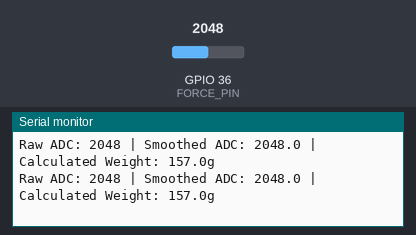
Simulated run of this sketch. Board: ESP32. On the bench: the last lines printed to the serial monitor. The inputs (shaded band) are chosen by the test bench; at power-on: GPIO 36 (FORCE_PIN) = 2048.

Above: at 2.2 s.
2.3 s: GPIO 36 (FORCE_PIN) set to 2866
At 3.35 s:
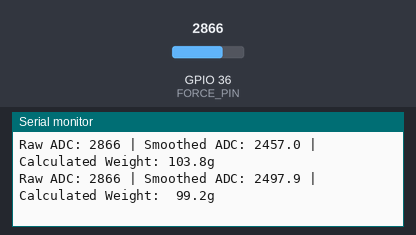
4.9 s: GPIO 36 (FORCE_PIN) set to 4095
At 6.36 s:
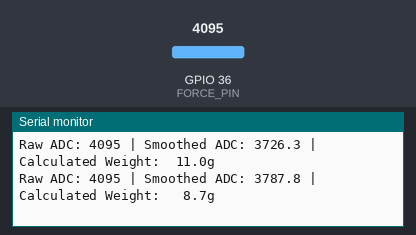
7.9 s: GPIO 36 (FORCE_PIN) set to 491
At 7.97 s:
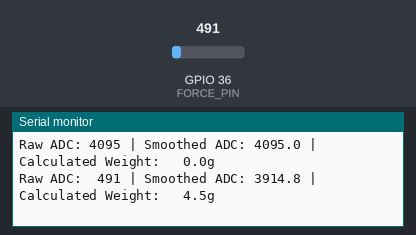
9.5 s: GPIO 36 (FORCE_PIN) set to 0
At 9.58 s:
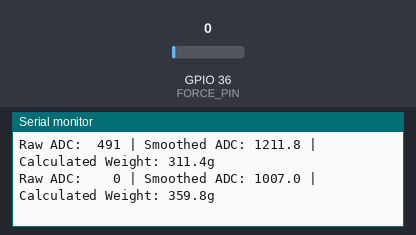
11.1 s: GPIO 36 (FORCE_PIN) set to 1228
At 11.19 s:
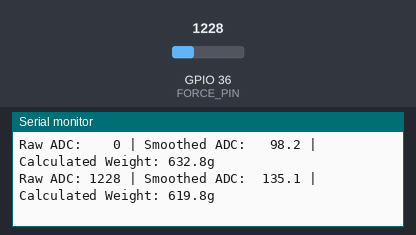
Timing chart, 0 to 13.7 s (numbered marks = the images above; inputs shaded):
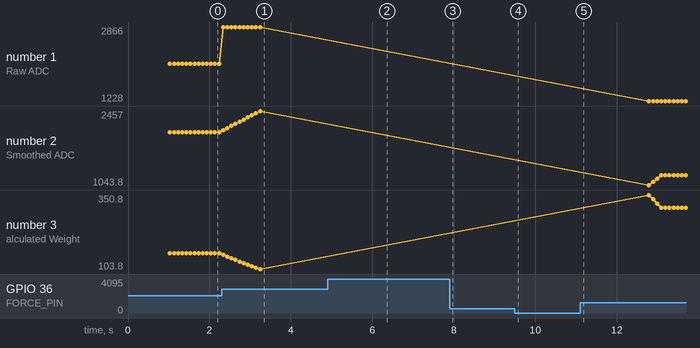

The sketch:

force_test.ino
```cpp
// FSR Force Calibration Unit Test with Running Average Filter
const unsigned int FORCE_PIN = 36; // Labeled VP on the DOIT ESP32 board (aligned with parameters.h)

const int WINDOW_SIZE = 20; // Size of the moving average window
int samples[WINDOW_SIZE];
int sampleIdx = 0;
long sampleSum = 0;

// Convert raw FSR ADC value to grams using fitted polynomial regression (Horner's Method)
float getFsrForceGrams(float x) {
    // Fitted 3rd degree polynomial coefficients: c3=-3.98314766e-09, c2=6.66920065e-05, c1=-3.69648297e-01, c0=6.68495729e+02
    float grams = (((-3.98314766e-09 * x + 6.66920065e-05) * x + -3.69648297e-01) * x + 6.68495729e+02);
    return grams < 0.0f ? 0.0f : grams; // Clamp negative values
}

void setup() {
  Serial.begin(115200);
  delay(1000);
  Serial.println("\n--- [FSR Force Unit Test & Calibration] ---");
  Serial.println("Place known weights on the FSR sensor to collect calibration coordinates (smoothed raw ADC, actual weight).");
  Serial.println("Feed these coordinates to the fsr_calibration_fitter.py Python script to adjust coefficients.");
  Serial.println("-----------------------------------------------------------------------------------------------------");

  pinMode(FORCE_PIN, INPUT);

  // Initialize moving average buffer with first reading to avoid initial ramp-up delay
  int initialRead = analogRead(FORCE_PIN);
  for (int i = 0; i < WINDOW_SIZE; i++) {
      samples[i] = initialRead;
  }
  sampleSum = (long)initialRead * WINDOW_SIZE;
}

void loop() {
  // Read FSR ADC value
  int rawRead = analogRead(FORCE_PIN);

  // Update moving average (running average) buffer
  sampleSum -= samples[sampleIdx];
  samples[sampleIdx] = rawRead;
  sampleSum += rawRead;
  sampleIdx = (sampleIdx + 1) % WINDOW_SIZE;

  float smoothedRaw = (float)sampleSum / WINDOW_SIZE;
  float calculatedGrams = getFsrForceGrams(smoothedRaw);

  // Print raw values, smoothed values, and calculated weight
  Serial.printf("Raw ADC: %4d | Smoothed ADC: %6.1f | Calculated Weight: %5.1fg\n",
                rawRead, smoothedRaw, calculatedGrams);

  delay(100); // Sample & print every 100ms
}
```

Measured:
- after the input at 2.3 s, the serial monitor: prints a new line at once (image 1)
- after the input at 4.9 s, the serial monitor: prints a new line after 0.05 s (image 2)
- after the input at 7.9 s, the serial monitor: prints a new line after 0.07 s (image 3)
- after the input at 9.5 s, the serial monitor: prints a new line after 0.07 s (image 4)
- after the input at 11.1 s, the serial monitor: prints a new line after 0.08 s (image 5)
- plotted number 1: 2048 → 2866 after the input at 2.3 s, 2866 → 1228 after the input at 11.1 s
- plotted number 2: 2048 → 2457 after the input at 2.3 s, 2457 → 1228 after the input at 11.1 s
- plotted number 3: 157 → 103.8 after the input at 2.3 s, 103.8 → 307.8 after the input at 11.1 s
